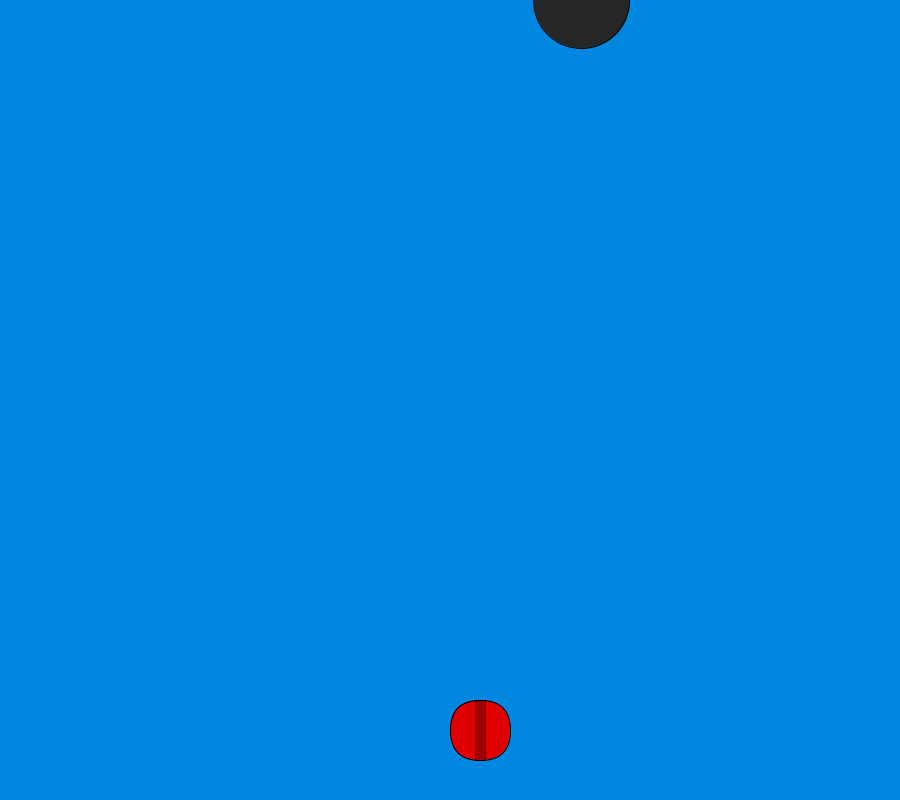
Frame 1 (no input)
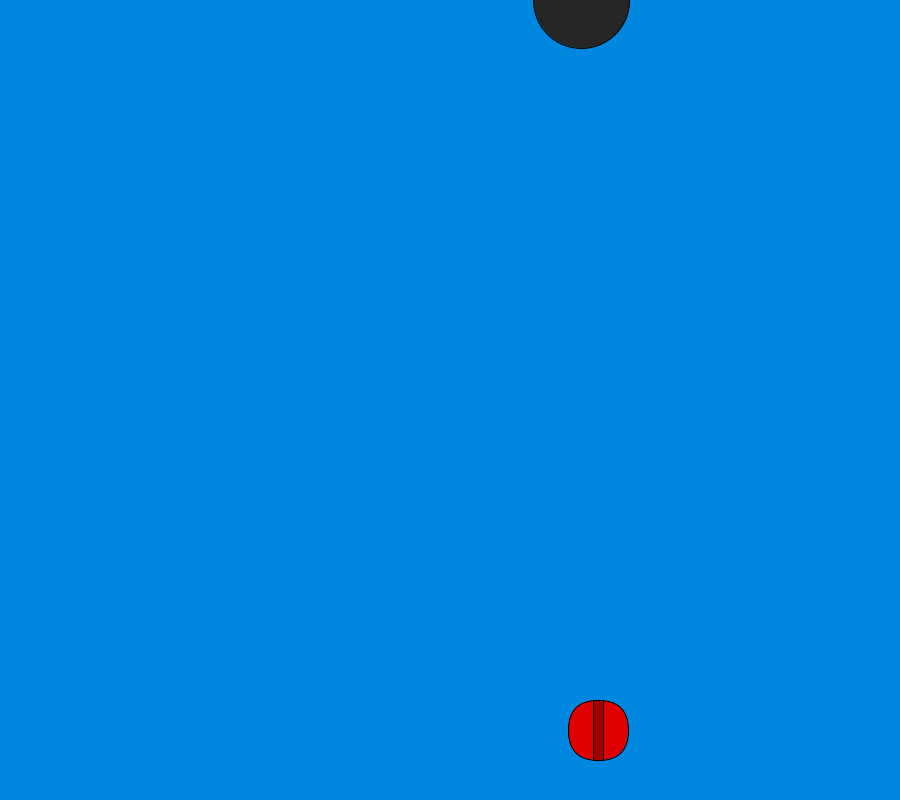
Frame 60 (the mouse pressed at the canvas centre just before this capture)
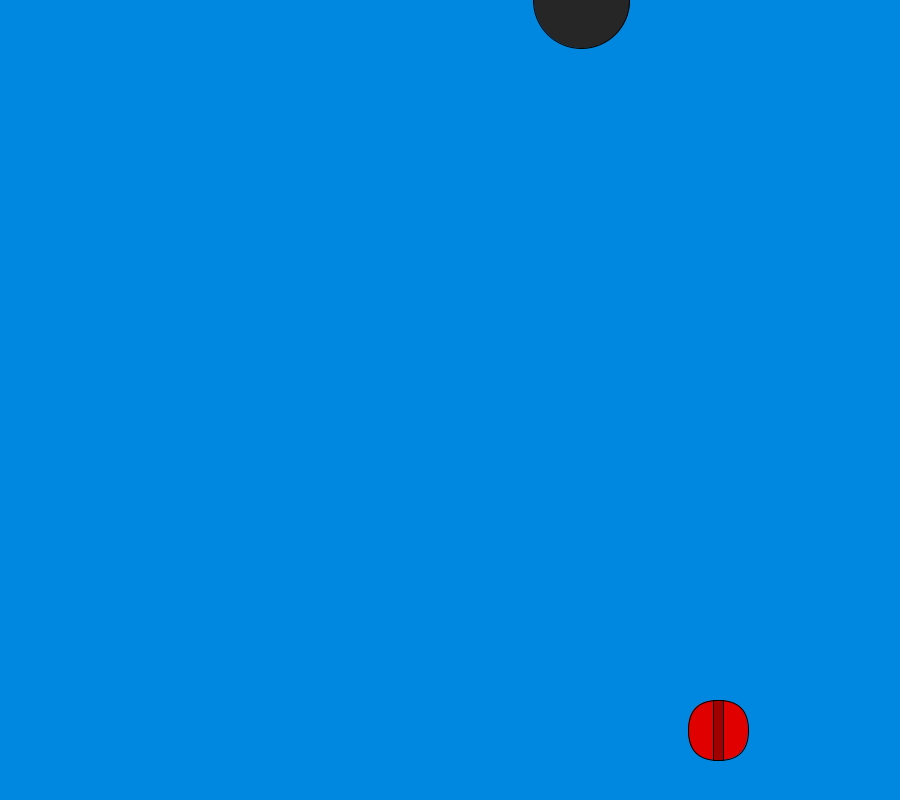
Frame 120 (the mouse held since frame 60 and released just before this capture)

The Processing sketch that drew these frames (run headless with seeded random() and noise(); from frame 60 on, the mouse is pressed at the canvas centre):

// Processing sketch: Shooting_balls
// ── Shooting_balls.pde
int blue=#0088E0;
int a1=10;
int r1=60;
int x1=450;
int y1=700;
int Scolor=#E00000;
int Move=2;
float ballX=random(0,900);
float ballY=0;
float ballR=random(20,100);
ball[]b=new ball[1];
ball b1;

shooter[]s=new shooter[1];
shooter s1;


void setup(){
size(900,800);
s1=new shooter(a1,r1,x1,y1,Scolor,Move);
b1=new ball(random(20,100),ballX,ballY,random(20,100),Move);
}

void draw(){
  background(blue);
 s1.display();
 s1.Move();
 b1.display();
}

// ── Ball.pde
class ball{
float ballColor=random(250);
float ballspeed;
float r;
float x;
float y;

ball(float temp_r, float temp_x, float temp_y, float temp_ballColor, int speed)
 {
   r=temp_r;
   x=temp_x;
   y=temp_y;
   ballColor=temp_ballColor;
   ballspeed=speed;  
 }
 void display(){
fill(ballColor);
 ellipse(x,y,r,r);
 }
void Move(){
  
  
}  
}

// ── ScoreBoard.pde
float display_lw=60;
float field1;

//field1=width-display_lw;
//i want a scoreboard
//textSize(50);
//textAlign (CENTER);  
 
 //fill(200,0,100);
     //rect(field1,height-display_lw,display_lw,display_lw);
     //fill(0);
     //text(score, field1+display_lw/2,height); 

// ── Shooter.pde
class shooter{
int bodyA=450;
int bodyB=400;
int bodyC=40;
int bodyD=30;

float x;
float y;
int r;
int Scolor;
int Move;
int b;

 shooter(int temp_b, int temp_r, float temp_x, float temp_y, int temp_Scolor, int speed)
 {
   b=temp_b;
   r=temp_r;
   x=temp_x;
   y=temp_y;
   Scolor=temp_Scolor;
   Move=speed;
 }

void display(){
fill(Scolor);
rect(x,y,r,r,r);
fill(Scolor*3);
rect(x+25,y,b,r);
}

void Move(){
  x=x+Move;
  if(x>width||x<0){
Move=Move*-1;}
  }

 void keyPressed(){
    if(key=='a'||key=='A')
 x=x-50;

  else if(key=='d'||key=='D')
 x=x+10; 

 }
}

// ── bullet.pde
class bullet{
float speedX; 
float speedY;
float r;
float life = 255;
boolean bulletVisible = false;
float x;
float y;
int shoot=2;
int bulcolor;


bullet(float tempX, float tempY, float tempSpeedX, float tempSpeedY, float tempR)
 {
   
 x = tempX;
    y = tempY;
    r = tempR;
    speedX = tempSpeedX; 
    speedY = tempSpeedY;
  
 }
 void display(){
  rect(x,y,r,r);
  fill(bulcolor);
   
  
  
  
}
void shoot(){
 
 x = x + speedX;
 y = y + speedY;
    if (x<4)
      life=-1;
    if (y<4)
      life=-1;
    if (x>width-4)
      life=-1;
    if (y>width-4)
      life=-1;
    //
    if (life==-1) {
      bulletVisible = false ;
    }
  }  
}

// ── stars.pde
class sideshow{
float x1=30;
 float r=40;
float y=0;  

void display(){
  y=0;
  while(y<height){
    y=y+25;
    fill(60);
    stroke(255);
  ellipse(x1,y,r,r);
  }
  
}}
